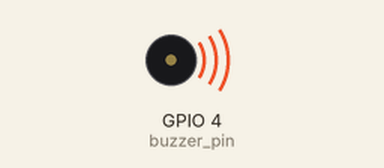
Bench run of a program on a simulated Raspberry Pi (BCM pin numbers). Parts: buzzer (waves = sounding, pin HIGH). At 20.0 s the program stops and its outputs stay as they are.

Above: at 0.5 s.
Timing chart, 0 to 4.6 s (numbered marks = the images above):
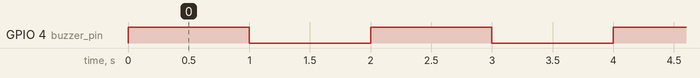

Measured:
- by itself, GPIO 4 (buzzer_pin): alternates HIGH for 1.0 s and LOW for 1.0 s, 20 changes in all, then stays LOW

The program:

buzzer_test.py
```python
#!/usr/bin/env python
# -*- coding: utf-8 -*-
import RPi.GPIO as GPIO
import time

buzzer_pin = 4

GPIO.setwarnings(False)

GPIO.setmode(GPIO.BCM)

GPIO.setup(buzzer_pin, GPIO.OUT)

for i in range(10):
    GPIO.output(buzzer_pin,1)
    time.sleep(1)
    GPIO.output(buzzer_pin,0)
    time.sleep(1)

GPIO.cleanup()
```
